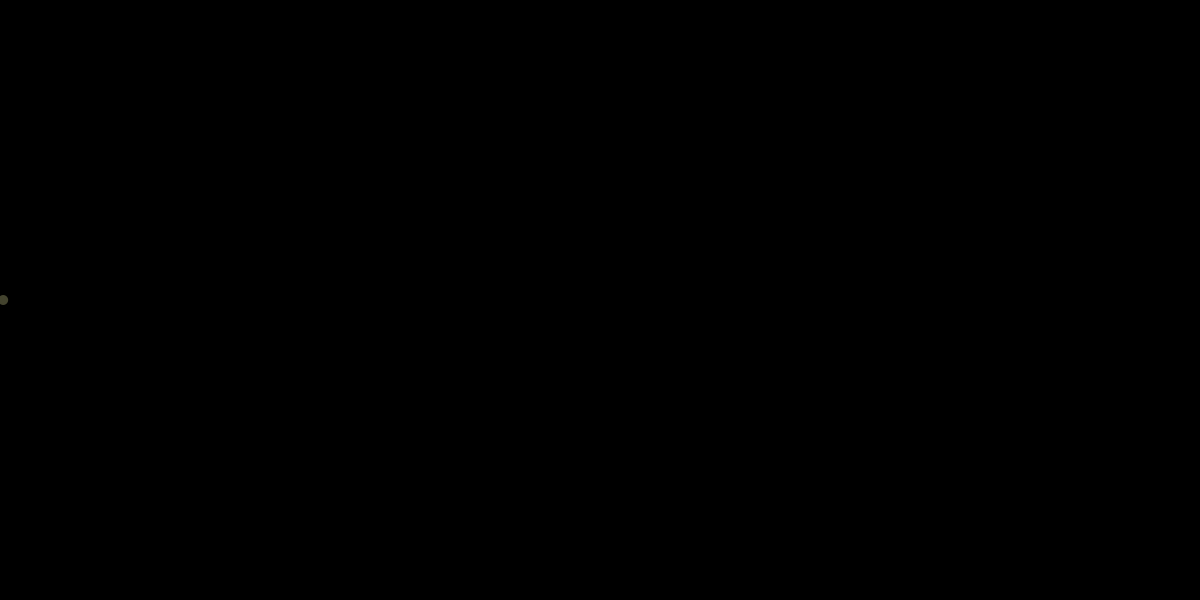
Frame 1 (no input)
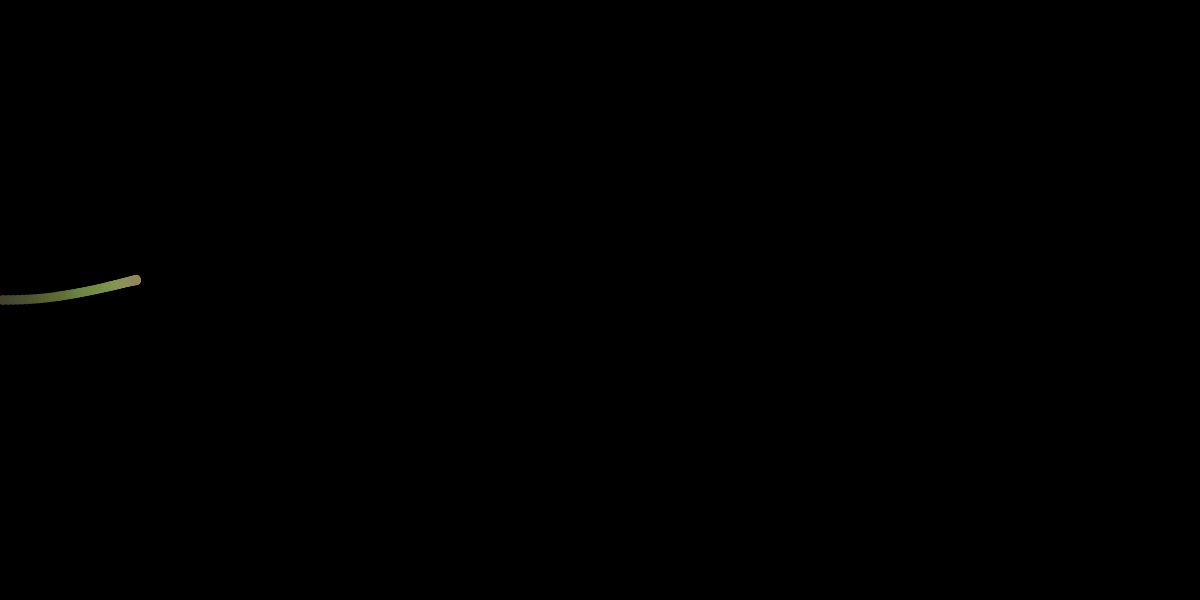
Frame 60 (the mouse pressed at the canvas centre just before this capture)
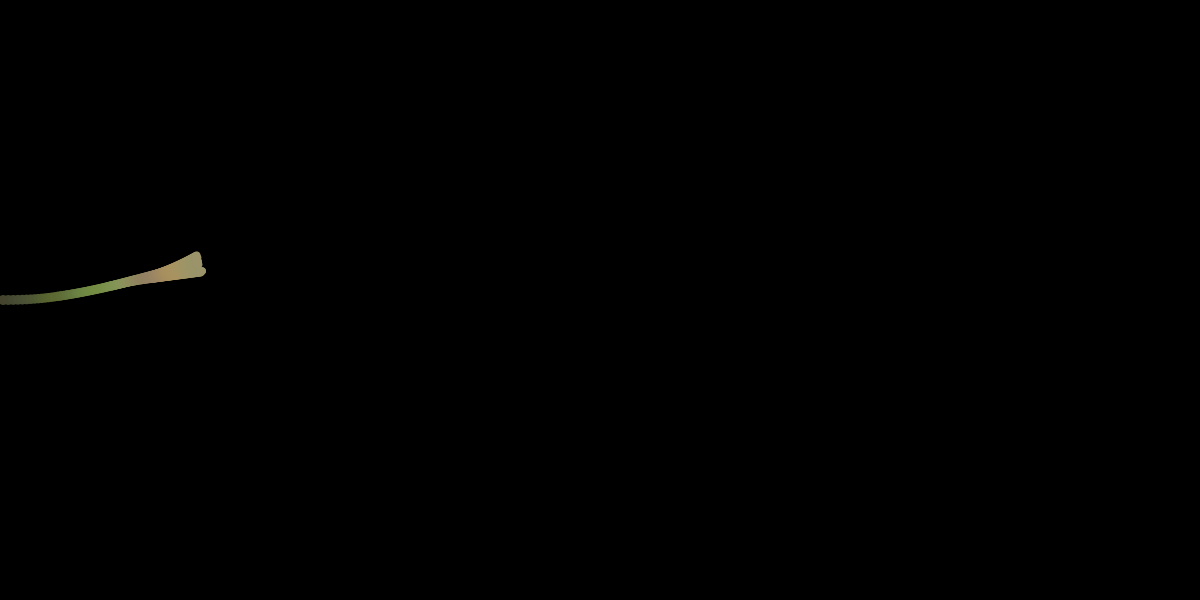
Frame 120 (the mouse held since frame 60 and released just before this capture)

The Processing sketch that drew these frames (run headless with seeded random() and noise(); from frame 60 on, the mouse is pressed at the canvas centre):

// Processing sketch: trees
// ── trees.pde
ArrayList<particle> part = new ArrayList<particle>();
float elapsedTime = 0;
float t;
void setup() {
  //fullScreen();
  size(1200,600);
  part.add(new particle(0, height/2, 0, 10));
  background(0);
  frameRate(220);
}
void draw() {
  elapsedTime = 1/frameRate;
  t+=elapsedTime;
  fill(255);
  fill(noise(t+1000)*255,noise(t-1000)*255,noise(t+2000)*255);
  for (int i = 0; i<part.size(); i++) {
    part.get(i).update();
    part.get(i).show();
  }

  for (int i = part.size() - 1; i >= 0; i--) {
    particle p = part.get(i);
    if (p.dead) {
      part.remove(i);
    }
  }
  if(space) restart();
  println(part.size());
}

void restart() {
  for(int i = 0; i<part.size(); i++){
    part.remove(i); 
  }
  part.add(new particle(width/2, height, -PI/2, 5));
  background(0);
}

// ── particle.pde
class particle{
  float x,y;
  float stsize;
  float size;
  float a;
  float speed = 200;
  float seed = 0;
  float maxspeed = 200;
  float lifetime = 0;
  boolean dead = false;
  boolean spawned = false;
  float stime;
  
  particle(float x, float y, float a, float startSize){
    this.x = x;
    this.y = y;
    this.a = a;
    stsize = startSize;
    seed = random(-100,100);
    stime = random(0.2,0.5);
}
  
  void show(){
    //fill(255);
    noStroke();
    //stroke(255,0,0);
    size = map(speed, 0, maxspeed, 0, stsize);
    ellipse(x,y,size,size);
  }
  
  void update(){
     lifetime+=elapsedTime;
     x += speed * cos(a) * elapsedTime;
     y += speed * sin(a) * elapsedTime;
     float t = map(noise(seed),0,1,-1,1);
     speed -= 70 * elapsedTime * map(t,-1,1,0.5,1);
     a += t * 1.5 * elapsedTime;
     
     seed+=elapsedTime;
     if(speed < 0.05) dead = true;
     if(lifetime>stime && !spawned) spawn();
  }
  
  void spawn(){
    if(part.size()<2000 && speed > 1){
       part.add(new particle(x,y,a, size));
       part.add(new particle(x,y,a,size));
       dead = true;
       spawned = true;
     }
  }
}

// ── utilities.pde
boolean space = false;
void keyPressed(){
  if(key == ' '){
    space = true; 
  }
}

void keyReleased(){
  if(key == ' '){
    space = false; 
  }
}
